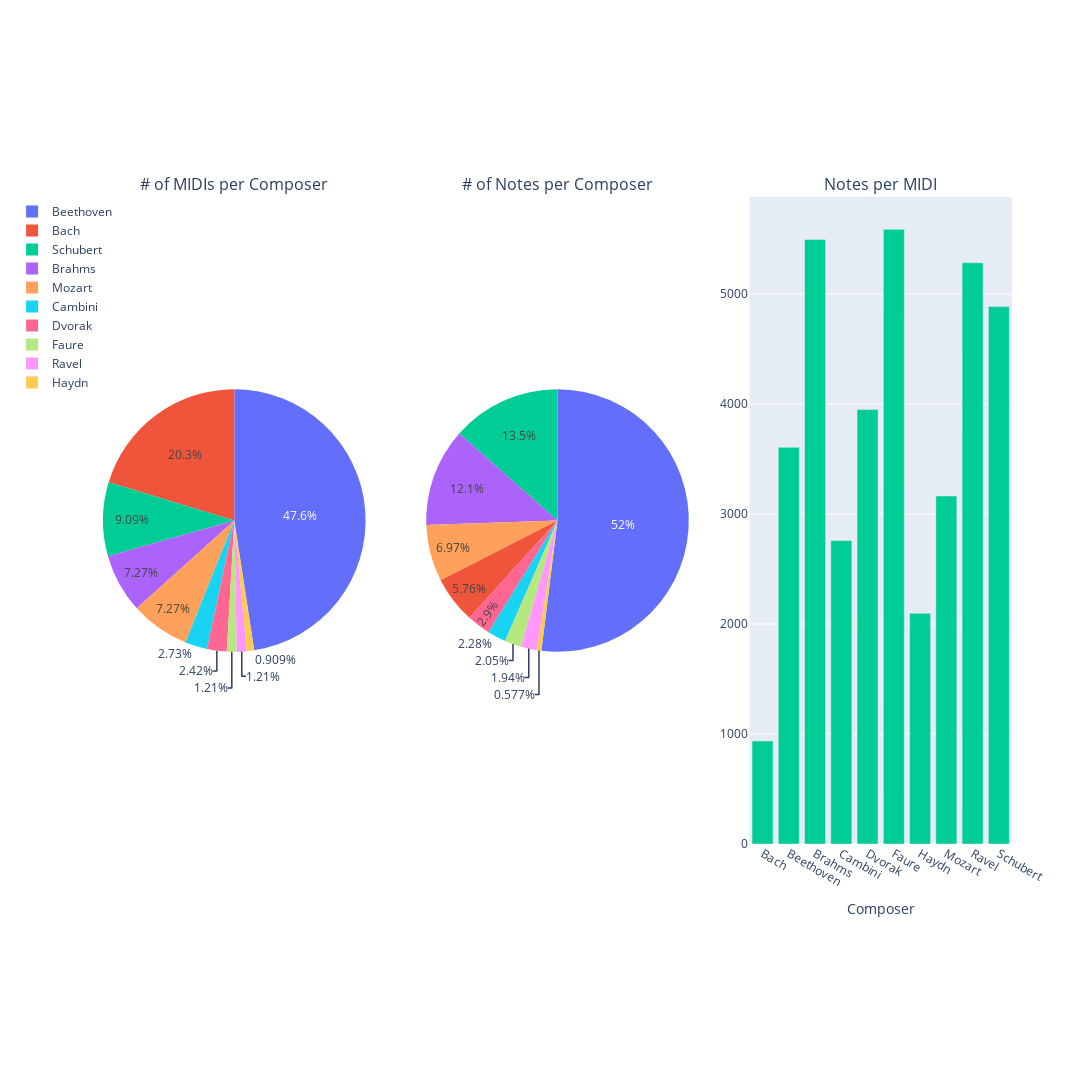

The code cell stored with this chart in its notebook:
### Markdown cell above
#### The table contains, for each composer: the number of distinct pieces, the total number of individual notes, and the number of notes per piece.

#### Let's create a visualization using this table to better understand its contents.

### Code cell
from plotly.subplots import make_subplots
import plotly.graph_objects as go

fig = make_subplots(
    rows=1,
    cols=3,
    specs=[[{'type':'pie'},{'type':'pie'},{'type':'bar'}]],
    subplot_titles=('# of MIDIs per Composer','# of Notes per Composer','Notes per MIDI')
)

fig.add_trace(go.Pie(labels=counts.composer.values,values=counts.id.values,name='# of MIDIs'),row=1,col=1)
fig.add_trace(go.Pie(labels=counts.composer.values,values=counts.note.values,name='# of Notes'),row=1,col=2)
fig.add_trace(go.Bar(x=counts.composer.values,y=counts['note-per-midi'].values,name='Notes per MIDI',showlegend=False),row=1,col=3)

fig.update_layout(height=1500, width=1500)
fig.update_layout(xaxis_title="Composer")
fig.update_layout(legend=dict(yanchor='top',y=1,xanchor='left',x=-0.1))
fig.show()

### Figure 1 — Plotly figure (JSON) as saved in the notebook; plotly's stock layout.template omitted (floating-point values rounded to 4 significant figures)
{"data": [{"domain": {"x": [0, 0.2889], "y": [0, 1]}, "labels": ["Bach", "Beethoven", "Brahms", "Cambini", "Dvorak", "Faure", "Haydn", "Mozart", "Ravel", "Schubert"], "name": "# of MIDIs", "type": "pie", "values": [67, 157, 24, 9, 8, 4, 3, 24, 4, 30]}, {"domain": {"x": [0.3556, 0.6444], "y": [0, 1]}, "labels": ["Bach", "Beethoven", "Brahms", "Cambini", "Dvorak", "Faure", "Haydn", "Mozart", "Ravel", "Schubert"], "name": "# of Notes", "type": "pie", "values": [62776, 566159, 131899, 24820, 31605, 22349, 6292, 75930, 21134, 146576]}, {"name": "Notes per MIDI", "showlegend": false, "type": "bar", "x": ["Bach", "Beethoven", "Brahms", "Cambini", "Dvorak", "Faure", "Haydn", "Mozart", "Ravel", "Schubert"], "xaxis": "x", "y": [937.0, 3606.0, 5496.0, 2758.0, 3951.0, 5587.0, 2097.0, 3164.0, 5284.0, 4886.0], "yaxis": "y"}], "layout": {"annotations": [{"font": {"size": 16}, "showarrow": false, "text": "# of MIDIs per Composer", "x": 0.1444, "xanchor": "center", "xref": "paper", "y": 1, "yanchor": "bottom", "yref": "paper"}, {"font": {"size": 16}, "showarrow": false, "text": "# of Notes per Composer", "x": 0.5, "xanchor": "center", "xref": "paper", "y": 1, "yanchor": "bottom", "yref": "paper"}, {"font": {"size": 16}, "showarrow": false, "text": "Notes per MIDI", "x": 0.8556, "xanchor": "center", "xref": "paper", "y": 1, "yanchor": "bottom", "yref": "paper"}], "height": 1500, "legend": {"x": -0.1, "xanchor": "left", "y": 1, "yanchor": "top"}, "width": 1500, "xaxis": {"anchor": "y", "domain": [0.7111, 1], "title": {"text": "Composer"}}, "yaxis": {"anchor": "x", "domain": [0, 1]}}}
